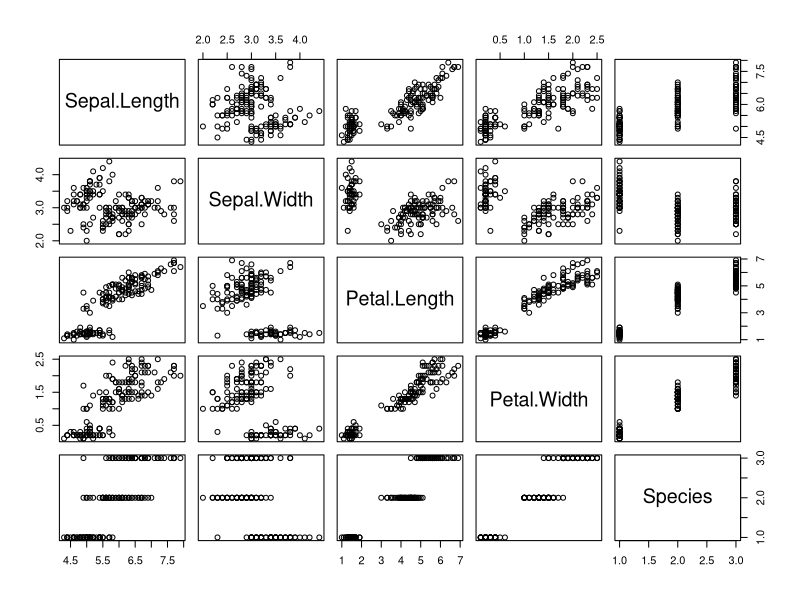
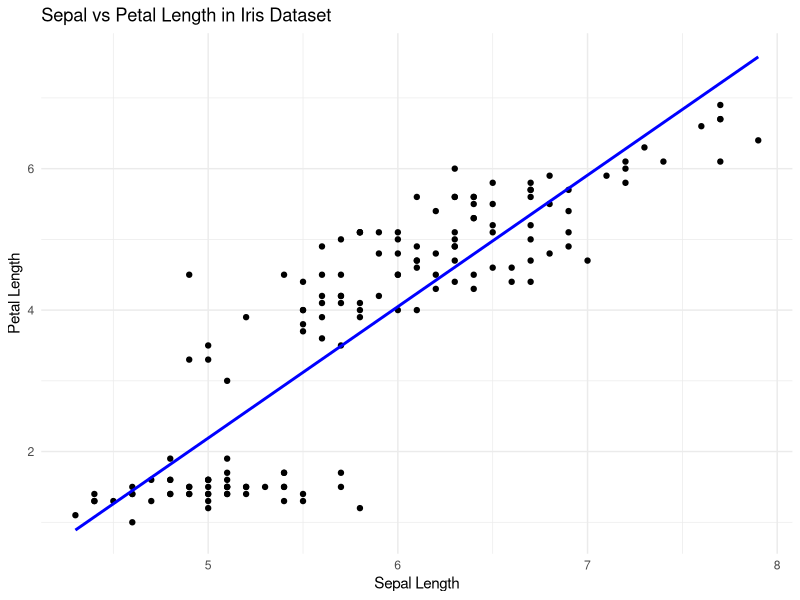

These figures' R source, in order:
## ---- chunk 1
x <- sqrt(2 * pi)
print(x)
## ---- chunk 2
rnorm(100)
t.test(rnorm(10), rnorm(10))
## ---- chunk 3
sumdice <- function(n) {
  k <- sample(1:6, size=n, replace=TRUE)
  return(sum(k))
}
sumdice(2)
## ---- chunk 4
# Creating vectors and matrices
x <- c(1, 2, 3, 4)
matrix_x <- matrix(x, nrow=2, ncol=2)
print(matrix_x)
## ---- chunk 5
data(iris)
summary(iris)
## ---- chunk 6
#| label: basic
#| fig-show: hide
#| message: false

plot(iris);
# boxplot(iris);
# hist(iris[,1])
## ---- chunk 7
#| ref.label: basic
#| echo: false
#| fig-asp: 0.3
## ---- chunk 8
#| label: setup
#| fig-show: hide
#| message: false
#| code-line-numbers: "|1|2|3-6"

library(ggplot2)
ggplot(iris, aes(x=Sepal.Length, y=Petal.Length)) + 
  geom_point() + 
  geom_smooth(method="lm", se=FALSE, color="blue") + 
  theme_minimal() + 
  labs(title="Sepal vs Petal Length in Iris Dataset", x="Sepal Length", y="Petal Length")
## ---- chunk 9
#| ref.label: setup
#| echo: false
#| fig-asp: 0.3
